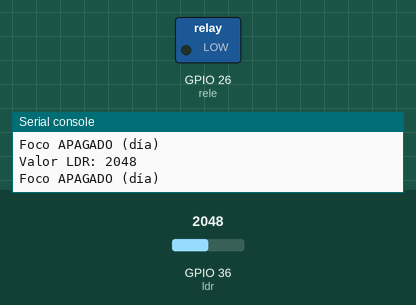
Simulated run of this program. Board: ESP32 board running MicroPython. Shown: switched loads named in the program (green lamp = pin HIGH), the last lines printed to the serial console. The inputs (shaded band) are chosen by the test bench; at power-on: GPIO 36 (ldr) = 2048 (analog values on the 0–4095 scale).

Above: at 1.2 s.
1.3 s: GPIO 36 (ldr) set to 1936
At 2.7 s:
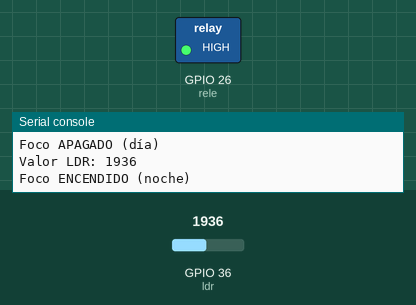
3.5 s: GPIO 36 (ldr) set to 2040
At 4.3 s:
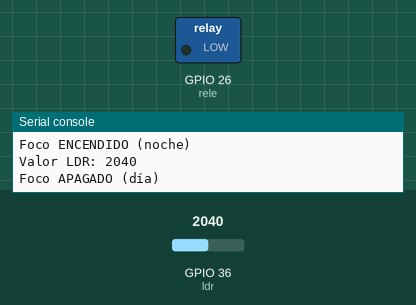
5.5 s: GPIO 36 (ldr) set to 1960
At 7.0 s:
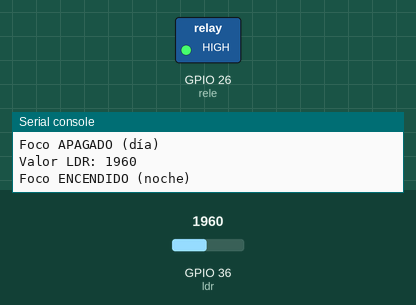
Timing chart, 0 to 8.5 s (numbered marks = the images above; inputs shaded):
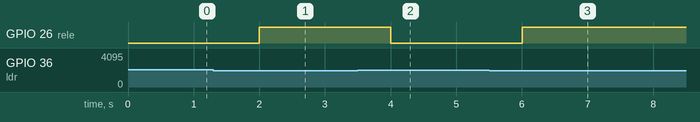

The program:

codigo.py
```python
# Proyecto: Control de foco 110V con LDR y relé
# - Juan Pablo Aranda Sánchez
# - Becerra Delgado Marcos Mauricio
# - Cristopher Rodríguez Martínez
# Descripción:
# Este programa enciende un foco conectado a un relé cuando la luz ambiente
# disminuye por debajo de un umbral, y lo apaga cuando vuelve a subir.
# Hardware: ESP32/ESP8266 + LDR + Módulo Relé + Foco 110V

from machine import Pin, ADC
import time

# Configuración del LDR (entrada analógica)
ldr = ADC(Pin(36))   # Pin analógico 36 en ESP32
ldr.atten(ADC.ATTN_11DB)   # Rango 0-3.3V

# Configuración del relé (salida digital)
rele = Pin(26, Pin.OUT)

# Umbral ajustable (valor de 0 a 4095 en ESP32)
UMBRAL = 2000

while True:
    # Leer nivel de luz (cuanto más luz, mayor valor del ADC)
    valor_ldr = ldr.read()
    print("Valor LDR:", valor_ldr)

    # Comparar con el umbral
    if valor_ldr < UMBRAL:
        rele.value(1)  # Enciende el foco
        print("Foco ENCENDIDO (noche)")
    else:
        rele.value(0)  # Apaga el foco
        print("Foco APAGADO (día)")

    time.sleep(1)
```

Measured:
- the behaviour switches between 2000 and 1999 on GPIO 36 (ldr) (found by bisection; images 0 and 1)
- after the input at 1.3 s, GPIO 26 (rele): LOW → HIGH after 0.70 s
- after the input at 3.5 s, GPIO 26 (rele): HIGH → LOW after 0.50 s
- after the input at 5.5 s, GPIO 26 (rele): LOW → HIGH after 0.50 s
